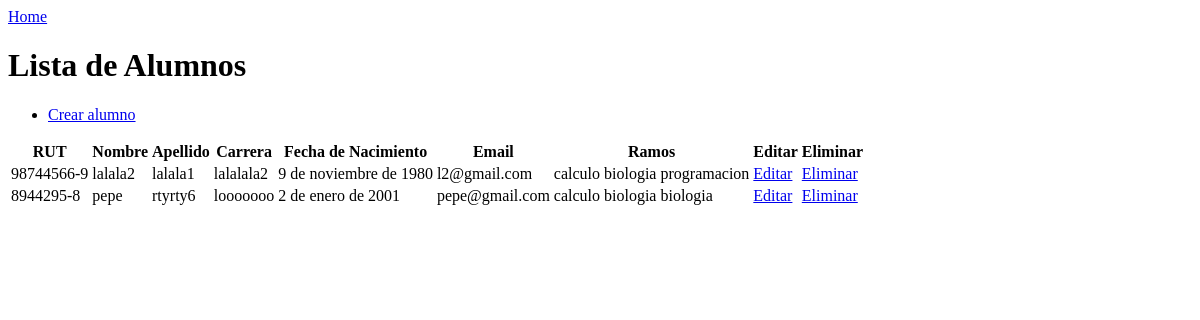
/lista_alumnos/, run on an earlier commit of the app's database.
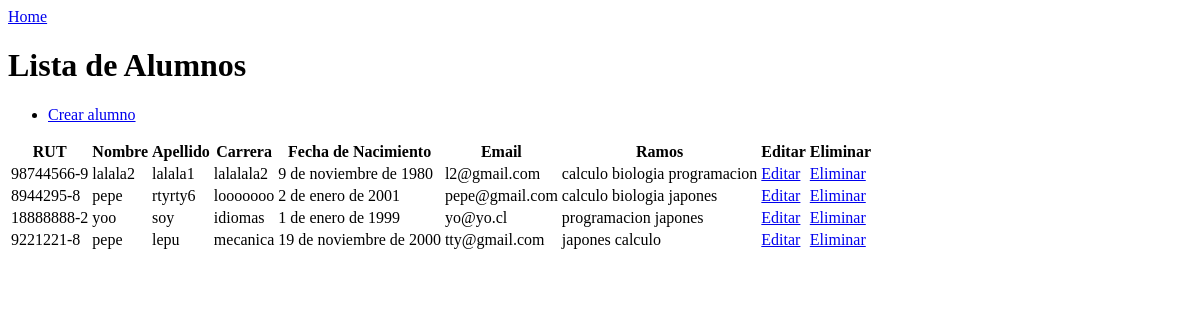
And on a later commit of the database.
### alumno/models.py (models this page shows, shortened)
class Alumno(models.Model):
    idalumno = models.AutoField(primary_key=True)
    rut = models.CharField(max_length=20)
    nombre = models.CharField(max_length=60)
    apellido = models.CharField(max_length=60)
    carrera = models.CharField(max_length=60)
    fechaDeNacimiento = models.DateField()
    email = models.EmailField()
    nuevas_ramos = models.ManyToManyField(Ramos, through='Inscripcion', related_name='alumnos_nuevos')
    def get_ramos_display(self):
        return ', '.join([str(inscripcion.ramo) for inscripcion in self.inscripcion_set.all()])
    get_ramos_display.short_description = 'Ramos'

class Inscripcion(models.Model):
    alumno = models.ForeignKey(Alumno, on_delete=models.CASCADE)
    ramo = models.ForeignKey(Ramos, on_delete=models.CASCADE)
    fecha_inscripcion = models.DateField(auto_now_add=True)
    class Meta:
        verbose_name_plural = "Inscribir"

### formularioRamos/models.py (models this page shows, shortened)
class Ramos(models.Model):
    idRamo = models.AutoField(primary_key=True)
    nombre = models.CharField(max_length=25)
    carrera = models.CharField(max_length=20)
    descripcion = models.CharField(max_length=40)
    creditos = models.IntegerField()
    horas = models.IntegerField()
    sala = models.CharField(max_length=10)
    profesor = models.ForeignKey(Profesor, on_delete=models.SET_NULL, null=True, blank=True, related_name='ramos')
    class Meta:
        db_table = 'ramos'

### alumno/views.py (the view)
# urls.py: path('lista_alumnos/', views.lista_alumnos, name='lista_alumnos'),
def lista_alumnos(request):
    form = AlumnoForm()
    alumnos = Alumno.objects.all()
    return render(request, 'alumno/lista_alumnos.html', {'alumnos': alumnos, 'form': form})

### templates/alumno/lista_alumnos.html (shortened to what this page needs)
<!DOCTYPE html>
<html lang="en">
<head>
</head>
<body>
    <a href="{% url 'home' %}">Home</a>
    <h1>Lista de Alumnos</h1>
    <nav>
        <ul>
            <li><a href="{% url 'crear_alumno' %}">Crear alumno</a></li>
        </ul>
    </nav>
    {% if alumnos %}
    <table>
        <thead>
            <tr>
                <th>RUT</th>
                <th>Nombre</th>
                <th>Apellido</th>
                <th>Carrera</th>
                <th>Fecha de Nacimiento</th>
                <th>Email</th>
                <th>Ramos</th>
                <th>Editar</th>
                <th>Eliminar</th>
            </tr>
        </thead>
        <tbody>
            {% for alumno in alumnos %}
            <tr>
                <td>{{ alumno.rut }}</td>
                <td>{{ alumno.nombre }}</td>
                <td>{{ alumno.apellido }}</td>
                <td>{{ alumno.carrera }}</td>
                <td>{{ alumno.fechaDeNacimiento }}</td>
                <td>{{ alumno.email }}</td>
                <td>
                    {% for inscripcion in alumno.inscripcion_set.all %}
                        {{ inscripcion.ramo.nombre }}
                    {% endfor %}
                </td>
                <td><a href="{% url 'editar_alumno' alumno.idalumno %}">Editar</a></td>
                <td><a href="{% url 'eliminar_alumno' alumno.idalumno %}">Eliminar</a></td>
            </tr>
            {% endfor %}
        </tbody>
    </table>
    {% else %}
    <div>No hay alumnos</div>
    {% endif %}
</body>
</html>

What changed in the data, as far as the page shows it:
changed Inscripcion (number 6 of 10 on the later page): ramo.nombre "biologia" → "japones"
added Alumno: rut "18888888-2", nombre "yoo", apellido "soy", carrera "idiomas", fechaDeNacimiento "1 de enero de 1999", email "yo@yo.cl"
added Inscripcion: ramo.nombre "programacion", shown under "18888888-2"
added Inscripcion: ramo.nombre "japones", shown under "18888888-2"
added Alumno: rut "9221221-8", nombre "pepe", apellido "lepu", carrera "mecanica", fechaDeNacimiento "19 de noviembre de 2000", email "tty@gmail.com"
added Inscripcion: ramo.nombre "japones", shown under "9221221-8"
added Inscripcion: ramo.nombre "calculo", shown under "9221221-8"
